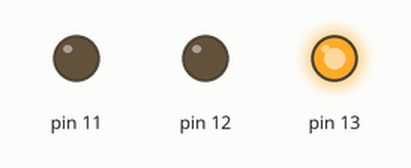
This sketch was run on a simulated Arduino Uno, built with avr-gcc and run on an emulated ATmega328P. On the bench: output pins drawn as LEDs (lit = HIGH).

Above: at 0.2 s.
At 1.7 s:
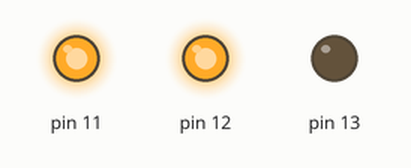
Timing chart, 0 to 3.0 s (numbered marks = the images above):
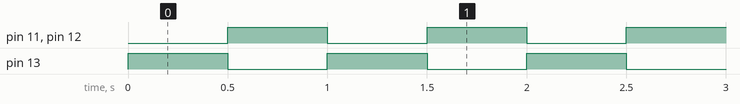

Measured:
- by itself, pin 11–13: alternates HIGH for 0.50 s and LOW for 0.50 s

The sketch:

breadBoard_blinkLED.ino
```cpp
//ciid blink_3LEDS

void setup(){
 pinMode(13, OUTPUT);
pinMode(12, OUTPUT);
pinMode(11, OUTPUT);
}

void loop(){
 digitalWrite(13, HIGH);
digitalWrite(12, LOW);
digitalWrite(11, LOW);
delay(500);
digitalWrite(13, LOW);
digitalWrite(12, HIGH);
digitalWrite(11, HIGH);
delay(500);
}
```
